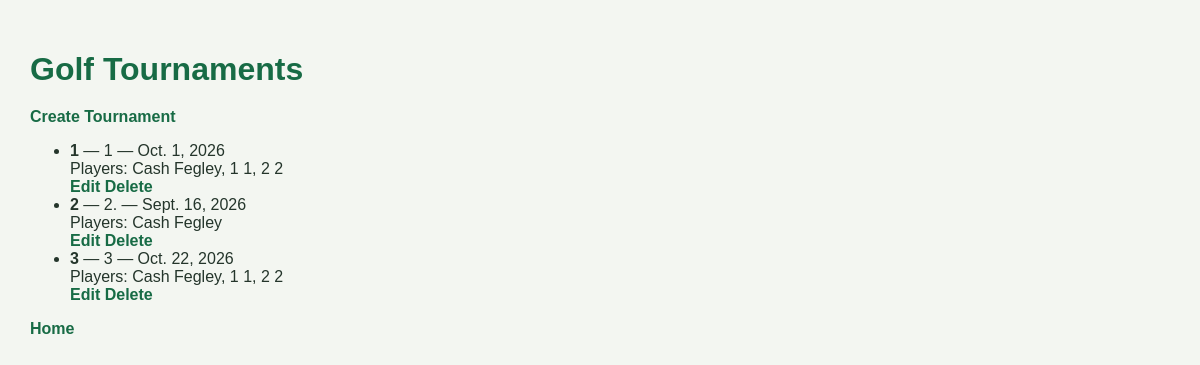
Before: /tournaments/ with the older database file.
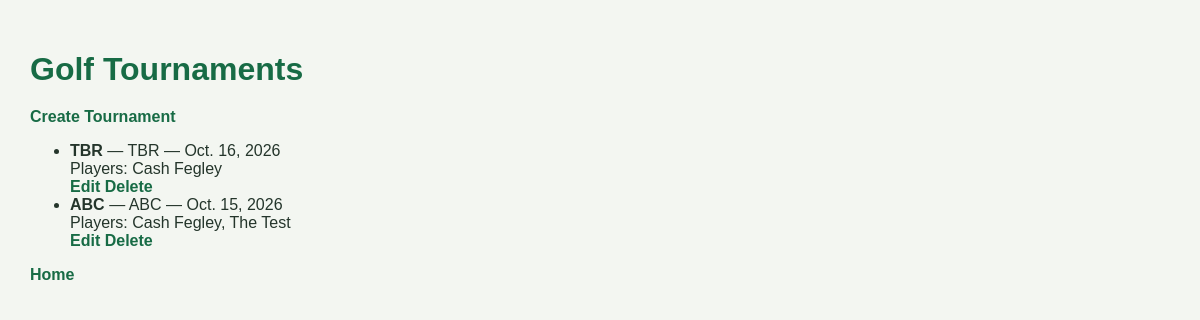
After: the same page with the newer database file.
### tournaments/models.py (models this page shows, shortened)
class Tournament(models.Model):
    name = models.CharField(max_length=100)
    course = models.CharField(max_length=100)
    date = models.DateField()
    players = models.ManyToManyField(Player, blank=True)

class Player(models.Model):
    first_name = models.CharField(max_length=50)
    last_name = models.CharField(max_length=50)
    email = models.EmailField(blank=True)

### tournaments/views.py (the view)
# urls.py: path("tournaments/", views.tournament_list, name="tournament_list"),
def tournament_list(request):
    tournaments = Tournament.objects.all()
    return render(request, "tournaments/tournament_list.html", {"tournaments": tournaments})

### tournaments/templates/tournaments/tournament_list.html (shortened to what this page needs)
{% load static %}
<!DOCTYPE html>
<html lang="en">
<head>
    <link rel="stylesheet" href="{% static 'tournaments/style.css' %}">
</head>
<body>
    <h1>Golf Tournaments</h1>
    <a href="{% url 'tournament_create' %}">Create Tournament</a>
    <ul>
        {% for tournament in tournaments %}
            <li>
                <strong>{{ tournament.name }}</strong>
                — {{ tournament.course }}
                — {{ tournament.date }}
                <br>
                Players:
                {% for player in tournament.players.all %}
                    {{ player.first_name }} {{ player.last_name }}{% if not forloop.last %}, {% endif %}
                {% empty %}
                    No players selected
                {% endfor %}
                <br>
                <a href="{% url 'tournament_edit' tournament.id %}">Edit</a>
                <a href="{% url 'tournament_delete' tournament.id %}">Delete</a>
            </li>
        {% empty %}
            <li>No tournaments have been created yet.</li>
        {% endfor %}
    </ul>
    <a href="{% url 'home' %}">Home</a>
</body>
</html>

### tournaments/static/tournaments/style.css (style rules this page uses)
body { font-family: Arial, sans-serif; background-color: #f3f6f1; color: #24352b; margin: 0; padding: 30px; }
h1 { color: #176b45; margin-bottom: 20px; }
a { color: #176b45; text-decoration: none; font-weight: bold; }

Changed rows visible on the page:
removed Tournament: name "1", course "1", date "Oct. 1, 2026", Player (first_name "Cash", last_name "Fegley")
removed Player: first_name "1", last_name "1"
removed Player: first_name "2", last_name "2"
removed Tournament: name "2", course "2.", date "Sept. 16, 2026", Player (first_name "Cash", last_name "Fegley")
removed Tournament: name "3", course "3", date "Oct. 22, 2026", Player (first_name "Cash", last_name "Fegley")
added Tournament: name "TBR", course "TBR", date "Oct. 16, 2026", Player (first_name "Cash", last_name "Fegley")
added Tournament: name "ABC", course "ABC", date "Oct. 15, 2026", Player (first_name "Cash", last_name "Fegley")
added Player: first_name "The", last_name "Test", shown under "ABC"
